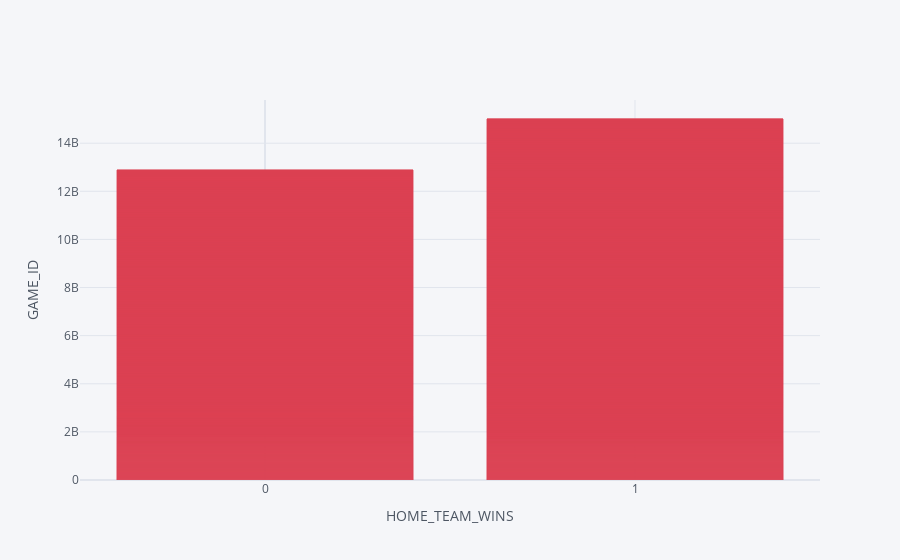

Notebook code for this chart:
### Markdown cell above
##### Bar plot

### Code cell
df.iplot(kind='bar',x='HOME_TEAM_WINS',y='GAME_ID',colors='red',xTitle='HOME_TEAM_WINS',yTitle='GAME_ID')

### Figure 1 — Plotly figure (JSON) as saved in the notebook; plotly's stock layout.template omitted (floating-point values rounded to 4 significant figures; data arrays with more than 128 entries replaced by an {"elided": "..."} marker saying what was removed)
{"data": [{"marker": {"color": "rgba(219, 64, 82, 0.6)", "line": {"color": "rgba(219, 64, 82, 1.0)", "width": 1}}, "name": "GAME_ID", "orientation": "v", "text": "", "type": "bar", "x": {"elided": "1241 int values"}, "y": {"elided": "1241 int values"}}], "layout": {"legend": {"bgcolor": "#F5F6F9", "font": {"color": "#4D5663"}}, "paper_bgcolor": "#F5F6F9", "plot_bgcolor": "#F5F6F9", "title": {"font": {"color": "#4D5663"}}, "xaxis": {"gridcolor": "#E1E5ED", "showgrid": true, "tickfont": {"color": "#4D5663"}, "title": {"font": {"color": "#4D5663"}, "text": "HOME_TEAM_WINS"}, "zerolinecolor": "#E1E5ED"}, "yaxis": {"gridcolor": "#E1E5ED", "showgrid": true, "tickfont": {"color": "#4D5663"}, "title": {"font": {"color": "#4D5663"}, "text": "GAME_ID"}, "zerolinecolor": "#E1E5ED"}}}
